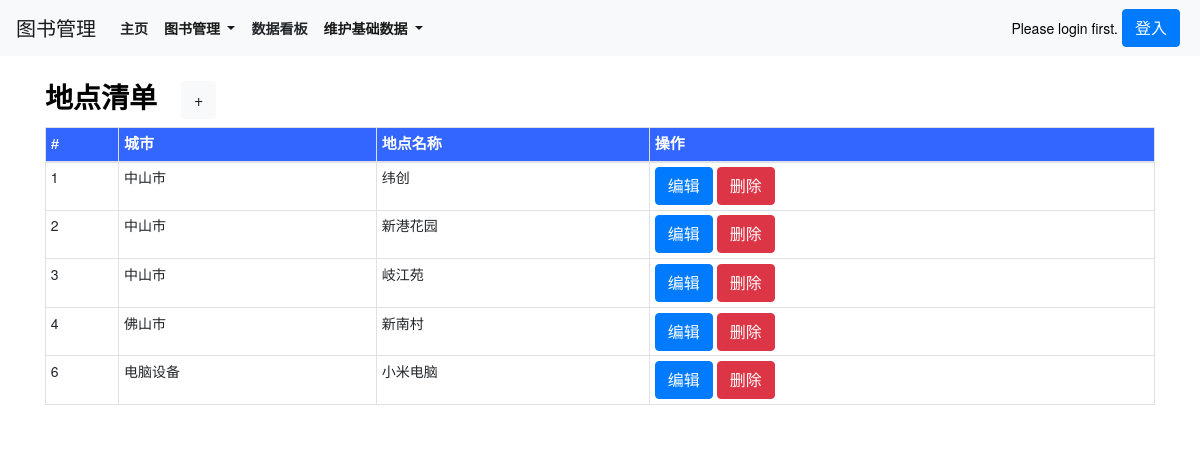
/locationlist_show/, run on an earlier commit of the app's database.
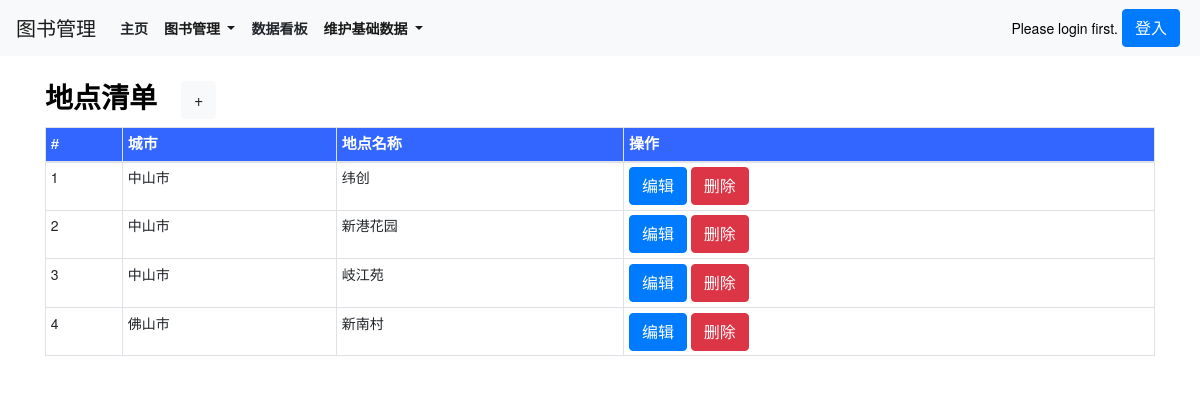
And on a later commit of the database.
### book/models.py (models this page shows, shortened)
class location(models.Model):
    lid = models.AutoField(primary_key=True)
    location_city = models.CharField(max_length=500,verbose_name=('城市'))
    location_name = models.CharField(max_length=500,verbose_name=('地点名称'))
    class Meta:
        verbose_name = ('地点')
        verbose_name_plural = ('地点')

### book/views.py (the view)
# urls.py: path('locationlist_show/', views.locationlist_show, name='locationlist_show'),
def locationlist_show(request):
    locationlist = location.objects.all()
    context = {
        'locationlist':locationlist,
    }
    return render(request,'locationlist_show.html',context)

### templates/locationlist_show.html (shortened to what this page needs)
{% extends 'base.html' %}
{% load static %}
{% block body_block %}
<div class="container">
    <div class="row py-4 align-items-center">
        <div class="col-lg-12 col-md-12 mt-0 table-responsive"  style="background-color: #fff;">
            <h3 class="font-weight-bold">地点清单<a class="ml-4 btn btn-light" href="/locationlist_new/">+</a></h3>
            <table class="table table-striped table-sm table-bordered ">
                <thead>
                    <tr style="color:White;background-color:#3366FF;font-family:微軟正黑體,Tahoma,Arial,微軟雅黑體;font-size:15px;">
                        <th scope="col">#</th>
                        <th scope="col">城市</th>
                        <th scope="col">地点名称</th>
                        <th scope="col">操作</th>
                    </tr>
                </thead>
                {% for location in locationlist %}
                    <td>{{ location.lid }}</td>
                    <td>{{ location.location_city }}</td>
                    <td>{{ location.location_name }}</td>
                    <td>
                        <a class="btn btn-primary btn-xs" href="/locationlist_edit/{{ location.lid }}/">编辑</a>
                        <a class="btn btn-danger btn-xs" href="/locationlist_delete/{{ location.lid }}/">删除</a>
                    </td>
                {% endfor %}
            </table>
        </div>
    </div>
</div>
<br>
<br>
<br>
<br>
<br>
{% endblock %}

What changed in the data, as far as the page shows it:
removed location: lid "6", location_city "电脑设备", location_name "小米电脑"
